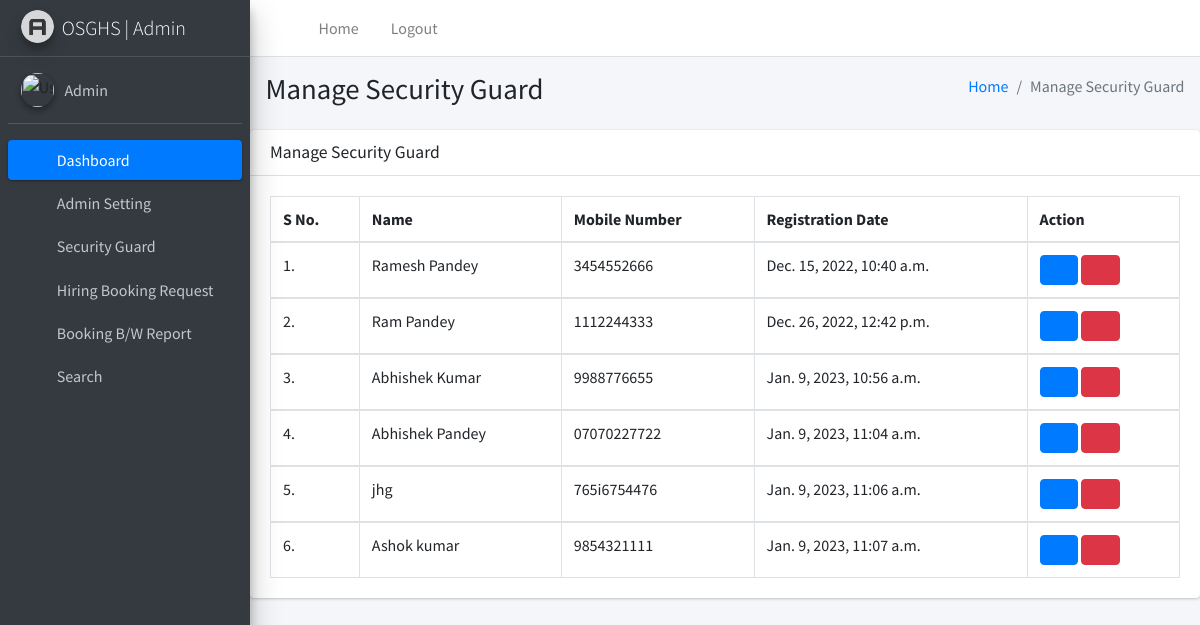
/manage_security_guard/ (signed in), run on the app's committed database.
### securityapp/models.py (models this page shows, shortened)
class Guard(models.Model):
    guardname = models.CharField(max_length=100, null=True, blank=True)
    mobilenumber = models.CharField(max_length=100, null=True, blank=True)
    address = models.CharField(max_length=100, null=True, blank=True)
    idtype = models.CharField(max_length=100, null=True, blank=True)
    idnumber = models.CharField(max_length=100, null=True, blank=True)
    pic = models.FileField(null=True, blank=True)
    creationdate = models.DateTimeField(auto_now_add=True, null=True, blank=True)

### securityapp/views.py (the view)
# urls.py: path('manage_security_guard/', manage_security_guard, name="manage_security_guard"),
@login_required(login_url='/admin_login/')
def manage_security_guard(request):
    data = Guard.objects.all()
    d = {'data': data}
    return render(request, "manage_security_guard.html", locals())

### securityapp/templates/manage_security_guard.html
{% extends 'admin_index.html' %}
{% block body %}
<div class="content-wrapper">
    <section class="content-header">
        <div class="container-fluid">
            <div class="row mb-2">
                <div class="col-sm-6">
                    <h1>Manage Security Guard</h1>
                </div>
                <div class="col-sm-6">
                    <ol class="breadcrumb float-sm-right">
                        <li class="breadcrumb-item"><a href="#">Home</a></li>
                        <li class="breadcrumb-item active">Manage Security Guard</li>
                    </ol>
                </div>
            </div>
        </div>
    </section>
    <div class="card">
        <div class="card-header">
            <h3 class="card-title">Manage Security Guard</h3>
        </div>
        <div class="card-body">
            <table id="example1" class="table table-bordered table-hover">
                <thead>
                <tr>
                    <th>S No.</th>
                    <th>Name</th>
                    <th>Mobile Number</th>
                    <th>Registration Date</th>
                    <th>Action</th>
                </tr>
                </thead>
                {% for i in data %}
                <tbody>
                <tr>
                    <td>{{forloop.counter}}.</td>
                    <td>{{i.guardname}}</td>
                    <td>{{i.mobilenumber}}</td>
                    <td>{{i.creationdate}}</td>
                    <td>
                        <a href="{% url 'edit_security_guard' i.id %}">
                            <button type="button" class="btn btn-primary"><i class="fa fa-edit"></i></button>
                        </a>
                        <a href="{% url 'delete_security_guard' i.id %}" onclick="return confirm('Are you sure?')">
                            <button type="button" class="btn btn-danger"><i class="fa fa-trash"></i></button>
                        </a>
                    </td>
                </tr>
                {% endfor %}
            </table>
        </div>
    </div>
</div>
{% endblock %}

### data on the page
Guard: guardname "Ramesh Pandey", mobilenumber "3454552666", creationdate "Dec. 15, 2022, 10:40 a.m."
Guard: guardname "Ram Pandey", mobilenumber "1112244333", creationdate "Dec. 26, 2022, 12:42 p.m."
Guard: guardname "Abhishek Kumar", mobilenumber "9988776655", creationdate "Jan. 9, 2023, 10:56 a.m."
Guard: guardname "Abhishek Pandey", mobilenumber "07070227722", creationdate "Jan. 9, 2023, 11:04 a.m."
Guard: guardname "jhg", mobilenumber "765i6754476", creationdate "Jan. 9, 2023, 11:06 a.m."
Guard: guardname "Ashok kumar", mobilenumber "9854321111", creationdate "Jan. 9, 2023, 11:07 a.m."
